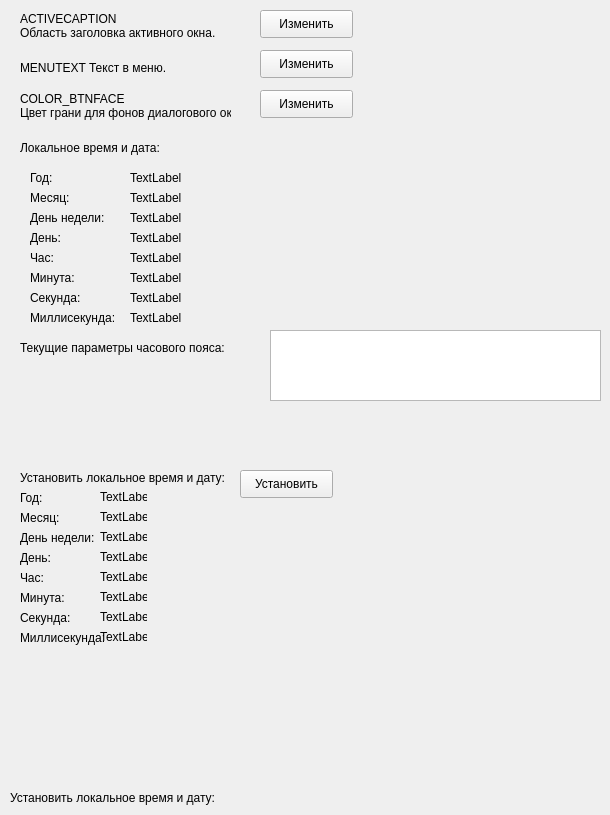
      <widget class="QWidget" name="tab_4">
       <attribute name="title">
        <string>Системные цвета и работа со временем</string>
       </attribute>
       <widget class="QLabel" name="label_63">
        <property name="geometry">
         <rect>
          <x>20</x>
          <y>140</y>
          <width>181</width>
          <height>16</height>
         </rect>
        </property>
        <property name="text">
         <string>Локальное время и дата:</string>
        </property>
       </widget>
       <widget class="QLabel" name="label_64">
        <property name="geometry">
         <rect>
          <x>20</x>
          <y>340</y>
          <width>221</width>
          <height>16</height>
         </rect>
        </property>
        <property name="text">
         <string>Текущие параметры часового пояса:</string>
        </property>
       </widget>
       <widget class="QLabel" name="label_65">
        <property name="geometry">
         <rect>
          <x>30</x>
          <y>170</y>
          <width>31</width>
          <height>16</height>
         </rect>
        </property>
        <property name="text">
         <string>Год:</string>
        </property>
       </widget>
       <widget class="QPushButton" name="pushButton_4">
        <property name="geometry">
         <rect>
          <x>260</x>
          <y>10</y>
          <width>93</width>
          <height>28</height>
         </rect>
        </property>
        <property name="text">
         <string>Изменить</string>
        </property>
       </widget>
       <widget class="QPushButton" name="pushButton_5">
        <property name="geometry">
         <rect>
          <x>260</x>
          <y>50</y>
          <width>93</width>
          <height>28</height>
         </rect>
        </property>
        <property name="text">
         <string>Изменить</string>
        </property>
       </widget>
       <widget class="QPushButton" name="pushButton_6">
        <property name="geometry">
         <rect>
          <x>260</x>
          <y>90</y>
          <width>93</width>
          <height>28</height>
         </rect>
        </property>
        <property name="text">
         <string>Изменить</string>
        </property>
       </widget>
       <widget class="QLabel" name="label_67">
        <property name="geometry">
         <rect>
          <x>30</x>
          <y>190</y>
          <width>41</width>
          <height>16</height>
         </rect>
        </property>
        <property name="text">
         <string>Месяц:</string>
        </property>
       </widget>
       <widget class="QLabel" name="label_68">
        <property name="geometry">
         <rect>
          <x>30</x>
          <y>210</y>
          <width>91</width>
          <height>16</height>
         </rect>
        </property>
        <property name="text">
         <string>День недели:</string>
        </property>
       </widget>
       <widget class="QLabel" name="label_69">
        <property name="geometry">
         <rect>
          <x>30</x>
          <y>230</y>
          <width>41</width>
          <height>16</height>
         </rect>
        </property>
        <property name="text">
         <string>День:</string>
        </property>
       </widget>
       <widget class="QLabel" name="label_70">
        <property name="geometry">
         <rect>
          <x>30</x>
          <y>250</y>
          <width>31</width>
          <height>16</height>
         </rect>
        </property>
        <property name="text">
         <string>Час:</string>
        </property>
       </widget>
       <widget class="QLabel" name="label_71">
        <property name="geometry">
         <rect>
          <x>30</x>
          <y>270</y>
          <width>55</width>
          <height>16</height>
         </rect>
        </property>
        <property name="text">
         <string>Минута:</string>
        </property>
       </widget>
       <widget class="QLabel" name="label_72">
        <property name="geometry">
         <rect>
          <x>30</x>
          <y>290</y>
          <width>55</width>
          <height>16</height>
         </rect>
        </property>
        <property name="text">
         <string>Секунда:</string>
        </property>
       </widget>
       <widget class="QLabel" name="label_73">
        <property name="geometry">
         <rect>
          <x>30</x>
          <y>310</y>
          <width>91</width>
          <height>16</height>
         </rect>
        </property>
        <property name="text">
         <string>Миллисекунда:</string>
        </property>
       </widget>
       <widget class="QLabel" name="label_74">
        <property name="geometry">
         <rect>
          <x>130</x>
          <y>170</y>
          <width>55</width>
          <height>16</height>
         </rect>
        </property>
        <property name="text">
         <string>TextLabel</string>
        </property>
       </widget>
       <widget class="QLabel" name="label_75">
        <property name="geometry">
         <rect>
          <x>130</x>
          <y>190</y>
          <width>55</width>
          <height>16</height>
         </rect>
        </property>
        <property name="text">
         <string>TextLabel</string>
        </property>
       </widget>
       <widget class="QLabel" name="label_76">
        <property name="geometry">
         <rect>
          <x>130</x>
          <y>210</y>
          <width>55</width>
          <height>16</height>
         </rect>
        </property>
        <property name="text">
         <string>TextLabel</string>
        </property>
       </widget>
       <widget class="QLabel" name="label_77">
        <property name="geometry">
         <rect>
          <x>130</x>
          <y>230</y>
          <width>55</width>
          <height>16</height>
         </rect>
        </property>
        <property name="text">
         <string>TextLabel</string>
        </property>
       </widget>
       <widget class="QLabel" name="label_78">
        <property name="geometry">
         <rect>
          <x>130</x>
          <y>250</y>
          <width>55</width>
          <height>16</height>
         </rect>
        </property>
        <property name="text">
         <string>TextLabel</string>
        </property>
       </widget>
       <widget class="QLabel" name="label_79">
        <property name="geometry">
         <rect>
          <x>130</x>
          <y>270</y>
          <width>55</width>
          <height>16</height>
         </rect>
        </property>
        <property name="text">
         <string>TextLabel</string>
        </property>
       </widget>
       <widget class="QLabel" name="label_80">
        <property name="geometry">
         <rect>
          <x>130</x>
          <y>290</y>
          <width>55</width>
          <height>16</height>
         </rect>
        </property>
        <property name="text">
         <string>TextLabel</string>
        </property>
       </widget>
       <widget class="QLabel" name="label_81">
        <property name="geometry">
         <rect>
          <x>130</x>
          <y>310</y>
          <width>55</width>
          <height>16</height>
         </rect>
        </property>
        <property name="text">
         <string>TextLabel</string>
        </property>
       </widget>
       <widget class="QListWidget" name="listWidget">
        <property name="geometry">
         <rect>
          <x>270</x>
          <y>330</y>
          <width>331</width>
          <height>71</height>
         </rect>
        </property>
       </widget>
       <widget class="QPushButton" name="pushButton_7">
        <property name="geometry">
         <rect>
          <x>240</x>
          <y>470</y>
          <width>93</width>
          <height>28</height>
         </rect>
        </property>
        <property name="text">
         <string>Установить</string>
        </property>
       </widget>
       <widget class="QLabel" name="label_111">
        <property name="geometry">
         <rect>
          <x>20</x>
          <y>10</y>
          <width>211</width>
          <height>31</height>
         </rect>
        </property>
        <property name="text">
         <string>ACTIVECAPTION 
Область заголовка активного окна.</string>
        </property>
       </widget>
       <widget class="QLabel" name="label_112">
        <property name="geometry">
         <rect>
          <x>20</x>
          <y>60</y>
          <width>231</width>
          <height>16</height>
         </rect>
        </property>
        <property name="text">
         <string>MENUTEXT Текст в меню.</string>
        </property>
       </widget>
       <widget class="QLabel" name="label_113">
        <property name="geometry">
         <rect>
          <x>20</x>
          <y>90</y>
          <width>211</width>
          <height>31</height>
         </rect>
        </property>
        <property name="text">
         <string>COLOR_BTNFACE
Цвет грани для фонов диалогового окна.</string>
        </property>
       </widget>
       <widget class="QLabel" name="label_82">
        <property name="geometry">
         <rect>
          <x>20</x>
          <y>470</y>
          <width>211</width>
          <height>16</height>
         </rect>
        </property>
        <property name="text">
         <string>Установить локальное время и дату:</string>
        </property>
       </widget>
       <widget class="QLabel" name="label_83">
        <property name="geometry">
         <rect>
          <x>10</x>
          <y>790</y>
          <width>211</width>
          <height>16</height>
         </rect>
        </property>
        <property name="text">
         <string>Установить локальное время и дату:</string>
        </property>
       </widget>
       <widget class="QLabel" name="label_84">
        <property name="geometry">
         <rect>
          <x>20</x>
          <y>490</y>
          <width>31</width>
          <height>16</height>
         </rect>
        </property>
        <property name="text">
         <string>Год:</string>
        </property>
       </widget>
       <widget class="QLabel" name="label_86">
        <property name="geometry">
         <rect>
          <x>20</x>
          <y>510</y>
          <width>41</width>
          <height>16</height>
         </rect>
        </property>
        <property name="text">
         <string>Месяц:</string>
        </property>
       </widget>
       <widget class="QLabel" name="label_87">
        <property name="geometry">
         <rect>
          <x>20</x>
          <y>530</y>
          <width>91</width>
          <height>16</height>
         </rect>
        </property>
        <property name="text">
         <string>День недели:</string>
        </property>
       </widget>
       <widget class="QLabel" name="label_333">
        <property name="geometry">
         <rect>
          <x>20</x>
          <y>590</y>
          <width>55</width>
          <height>16</height>
         </rect>
        </property>
        <property name="text">
         <string>Минута:</string>
        </property>
       </widget>
       <widget class="QLabel" name="label_334">
        <property name="geometry">
         <rect>
          <x>20</x>
          <y>630</y>
          <width>91</width>
          <height>16</height>
         </rect>
        </property>
        <property name="text">
         <string>Миллисекунда:</string>
        </property>
       </widget>
       <widget class="QLabel" name="label_335">
        <property name="geometry">
         <rect>
          <x>20</x>
          <y>550</y>
          <width>41</width>
          <height>16</height>
         </rect>
        </property>
        <property name="text">
         <string>День:</string>
        </property>
       </widget>
       <widget class="QLabel" name="label_339">
        <property name="geometry">
         <rect>
          <x>20</x>
          <y>570</y>
          <width>31</width>
          <height>16</height>
         </rect>
        </property>
        <property name="text">
         <string>Час:</string>
        </property>
       </widget>
       <widget class="QLabel" name="label_341">
        <property name="geometry">
         <rect>
          <x>20</x>
          <y>610</y>
          <width>55</width>
          <height>16</height>
         </rect>
        </property>
        <property name="text">
         <string>Секунда:</string>
        </property>
       </widget>
       <widget class="QLabel" name="label_85">
        <property name="geometry">
         <rect>
          <x>100</x>
          <y>490</y>
          <width>47</width>
          <height>13</height>
         </rect>
        </property>
        <property name="text">
         <string>TextLabel</string>
        </property>
       </widget>
       <widget class="QLabel" name="label_88">
        <property name="geometry">
         <rect>
          <x>100</x>
          <y>510</y>
          <width>47</width>
          <height>13</height>
         </rect>
        </property>
        <property name="text">
         <string>TextLabel</string>
        </property>
       </widget>
       <widget class="QLabel" name="label_89">
        <property name="geometry">
         <rect>
          <x>100</x>
          <y>530</y>
          <width>47</width>
          <height>13</height>
         </rect>
        </property>
        <property name="text">
         <string>TextLabel</string>
        </property>
       </widget>
       <widget class="QLabel" name="label_90">
        <property name="geometry">
         <rect>
          <x>100</x>
          <y>550</y>
          <width>47</width>
          <height>13</height>
         </rect>
        </property>
        <property name="text">
         <string>TextLabel</string>
        </property>
       </widget>
       <widget class="QLabel" name="label_336">
        <property name="geometry">
         <rect>
          <x>100</x>
          <y>570</y>
          <width>47</width>
          <height>13</height>
         </rect>
        </property>
        <property name="text">
         <string>TextLabel</string>
        </property>
       </widget>
       <widget class="QLabel" name="label_337">
        <property name="geometry">
         <rect>
          <x>100</x>
          <y>590</y>
          <width>47</width>
          <height>13</height>
         </rect>
        </property>
        <property name="text">
         <string>TextLabel</string>
        </property>
       </widget>
       <widget class="QLabel" name="label_338">
        <property name="geometry">
         <rect>
          <x>100</x>
          <y>610</y>
          <width>47</width>
          <height>13</height>
         </rect>
        </property>
        <property name="text">
         <string>TextLabel</string>
        </property>
       </widget>
       <widget class="QLabel" name="label_340">
        <property name="geometry">
         <rect>
          <x>100</x>
          <y>630</y>
          <width>47</width>
          <height>13</height>
         </rect>
        </property>
        <property name="text">
         <string>TextLabel</string>
        </property>
       </widget>
      </widget>
